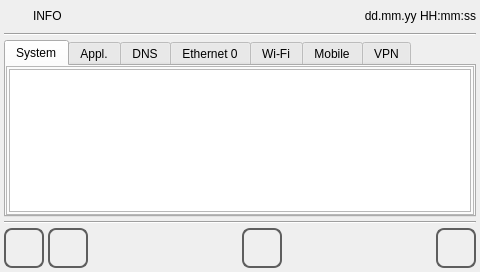
<?xml version="1.0" encoding="UTF-8"?>
<ui version="4.0">
 <class>info</class>
 <widget class="QWidget" name="info">
  <property name="geometry">
   <rect>
    <x>0</x>
    <y>0</y>
    <width>480</width>
    <height>272</height>
   </rect>
  </property>
  <property name="minimumSize">
   <size>
    <width>319</width>
    <height>240</height>
   </size>
  </property>
  <property name="maximumSize">
   <size>
    <width>16777215</width>
    <height>16777215</height>
   </size>
  </property>
  <property name="windowTitle">
   <string>info</string>
  </property>
  <property name="styleSheet">
   <string notr="true">QWidget
{
	font: 11pt &quot;DejaVu Sans&quot;;
}
</string>
  </property>
  <layout class="QVBoxLayout" name="verticalLayout_info">
   <property name="spacing">
    <number>4</number>
   </property>
   <property name="margin">
    <number>4</number>
   </property>
   <item>
    <layout class="QHBoxLayout" name="horizontalLayout">
     <property name="sizeConstraint">
      <enum>QLayout::SetDefaultConstraint</enum>
     </property>
     <item>
      <widget class="QLabel" name="labelIcon">
       <property name="minimumSize">
        <size>
         <width>25</width>
         <height>25</height>
        </size>
       </property>
       <property name="maximumSize">
        <size>
         <width>25</width>
         <height>25</height>
        </size>
       </property>
       <property name="focusPolicy">
        <enum>Qt::NoFocus</enum>
       </property>
       <property name="styleSheet">
        <string notr="true">border-image: url(:/libicons/img/Info.png);</string>
       </property>
       <property name="text">
        <string/>
       </property>
      </widget>
     </item>
     <item>
      <widget class="QLabel" name="labelTitle">
       <property name="sizePolicy">
        <sizepolicy hsizetype="Preferred" vsizetype="Fixed">
         <horstretch>0</horstretch>
         <verstretch>0</verstretch>
        </sizepolicy>
       </property>
       <property name="focusPolicy">
        <enum>Qt::NoFocus</enum>
       </property>
       <property name="text">
        <string>INFO</string>
       </property>
      </widget>
     </item>
     <item>
      <widget class="QLabel" name="labelUserName">
       <property name="text">
        <string/>
       </property>
      </widget>
     </item>
     <item>
      <widget class="QLabel" name="labelDataOra">
       <property name="sizePolicy">
        <sizepolicy hsizetype="Preferred" vsizetype="Fixed">
         <horstretch>0</horstretch>
         <verstretch>0</verstretch>
        </sizepolicy>
       </property>
       <property name="focusPolicy">
        <enum>Qt::NoFocus</enum>
       </property>
       <property name="text">
        <string>dd.mm.yy HH:mm:ss</string>
       </property>
       <property name="alignment">
        <set>Qt::AlignRight|Qt::AlignTrailing|Qt::AlignVCenter</set>
       </property>
      </widget>
     </item>
    </layout>
   </item>
   <item>
    <widget class="Line" name="line">
     <property name="focusPolicy">
      <enum>Qt::NoFocus</enum>
     </property>
     <property name="orientation">
      <enum>Qt::Horizontal</enum>
     </property>
    </widget>
   </item>
   <item>
    <layout class="QHBoxLayout" name="horizontalLayout_4">
     <property name="spacing">
      <number>3</number>
     </property>
     <item>
      <layout class="QVBoxLayout" name="verticalLayout_line">
       <property name="spacing">
        <number>3</number>
       </property>
       <item>
        <widget class="QTabWidget" name="tabWidget">
         <property name="minimumSize">
          <size>
           <width>80</width>
           <height>0</height>
          </size>
         </property>
         <property name="currentIndex">
          <number>0</number>
         </property>
         <widget class="QWidget" name="sys">
          <property name="sizePolicy">
           <sizepolicy hsizetype="MinimumExpanding" vsizetype="MinimumExpanding">
            <horstretch>0</horstretch>
            <verstretch>0</verstretch>
           </sizepolicy>
          </property>
          <attribute name="title">
           <string>System</string>
          </attribute>
          <layout class="QVBoxLayout" name="verticalLayout_sys">
           <property name="spacing">
            <number>0</number>
           </property>
           <property name="margin">
            <number>0</number>
           </property>
           <item>
            <widget class="QFrame" name="frameSYS">
             <property name="sizePolicy">
              <sizepolicy hsizetype="MinimumExpanding" vsizetype="MinimumExpanding">
               <horstretch>0</horstretch>
               <verstretch>0</verstretch>
              </sizepolicy>
             </property>
             <property name="frameShape">
              <enum>QFrame::StyledPanel</enum>
             </property>
             <property name="frameShadow">
              <enum>QFrame::Raised</enum>
             </property>
             <property name="lineWidth">
              <number>1</number>
             </property>
             <layout class="QVBoxLayout" name="verticalLayout_fsys">
              <property name="spacing">
               <number>2</number>
              </property>
              <property name="margin">
               <number>2</number>
              </property>
              <item>
               <widget class="QPlainTextEdit" name="sys_text">
                <property name="sizePolicy">
                 <sizepolicy hsizetype="MinimumExpanding" vsizetype="MinimumExpanding">
                  <horstretch>0</horstretch>
                  <verstretch>0</verstretch>
                 </sizepolicy>
                </property>
                <property name="verticalScrollBarPolicy">
                 <enum>Qt::ScrollBarAsNeeded</enum>
                </property>
                <property name="horizontalScrollBarPolicy">
                 <enum>Qt::ScrollBarAsNeeded</enum>
                </property>
                <property name="readOnly">
                 <bool>true</bool>
                </property>
               </widget>
              </item>
             </layout>
            </widget>
           </item>
          </layout>
         </widget>
         <widget class="QWidget" name="appl">
          <property name="sizePolicy">
           <sizepolicy hsizetype="MinimumExpanding" vsizetype="MinimumExpanding">
            <horstretch>0</horstretch>
            <verstretch>0</verstretch>
           </sizepolicy>
          </property>
          <attribute name="title">
           <string>Appl.</string>
          </attribute>
          <layout class="QVBoxLayout" name="verticalLayout_appl">
           <property name="spacing">
            <number>0</number>
           </property>
           <property name="margin">
            <number>0</number>
           </property>
           <item>
            <widget class="QFrame" name="frameAPPL">
             <property name="sizePolicy">
              <sizepolicy hsizetype="MinimumExpanding" vsizetype="MinimumExpanding">
               <horstretch>0</horstretch>
               <verstretch>0</verstretch>
              </sizepolicy>
             </property>
             <property name="frameShape">
              <enum>QFrame::StyledPanel</enum>
             </property>
             <property name="frameShadow">
              <enum>QFrame::Raised</enum>
             </property>
             <property name="lineWidth">
              <number>1</number>
             </property>
             <layout class="QVBoxLayout" name="verticalLayout_fappl">
              <property name="margin">
               <number>2</number>
              </property>
              <item>
               <widget class="QPlainTextEdit" name="appl_text">
                <property name="sizePolicy">
                 <sizepolicy hsizetype="MinimumExpanding" vsizetype="MinimumExpanding">
                  <horstretch>0</horstretch>
                  <verstretch>0</verstretch>
                 </sizepolicy>
                </property>
                <property name="verticalScrollBarPolicy">
                 <enum>Qt::ScrollBarAsNeeded</enum>
                </property>
                <property name="horizontalScrollBarPolicy">
                 <enum>Qt::ScrollBarAsNeeded</enum>
                </property>
                <property name="readOnly">
                 <bool>true</bool>
                </property>
               </widget>
              </item>
             </layout>
            </widget>
           </item>
          </layout>
         </widget>
         <widget class="QWidget" name="dns">
          <property name="sizePolicy">
           <sizepolicy hsizetype="MinimumExpanding" vsizetype="MinimumExpanding">
            <horstretch>0</horstretch>
            <verstretch>0</verstretch>
           </sizepolicy>
          </property>
          <attribute name="title">
           <string>DNS</string>
          </attribute>
          <layout class="QVBoxLayout" name="verticalLayout_dns">
           <property name="spacing">
            <number>0</number>
           </property>
           <property name="margin">
            <number>0</number>
           </property>
           <item>
            <widget class="QFrame" name="frame">
             <property name="sizePolicy">
              <sizepolicy hsizetype="MinimumExpanding" vsizetype="MinimumExpanding">
               <horstretch>0</horstretch>
               <verstretch>0</verstretch>
              </sizepolicy>
             </property>
             <property name="frameShape">
              <enum>QFrame::StyledPanel</enum>
             </property>
             <property name="frameShadow">
              <enum>QFrame::Raised</enum>
             </property>
             <layout class="QVBoxLayout" name="verticalLayout_fdns">
              <property name="margin">
               <number>2</number>
              </property>
              <item>
               <widget class="QPlainTextEdit" name="dns_text">
                <property name="sizePolicy">
                 <sizepolicy hsizetype="MinimumExpanding" vsizetype="MinimumExpanding">
                  <horstretch>0</horstretch>
                  <verstretch>0</verstretch>
                 </sizepolicy>
                </property>
                <property name="readOnly">
                 <bool>true</bool>
                </property>
               </widget>
              </item>
             </layout>
            </widget>
           </item>
          </layout>
         </widget>
         <widget class="QWidget" name="eth0">
          <property name="sizePolicy">
           <sizepolicy hsizetype="MinimumExpanding" vsizetype="MinimumExpanding">
            <horstretch>0</horstretch>
            <verstretch>0</verstretch>
           </sizepolicy>
          </property>
          <attribute name="title">
           <string>Ethernet 0</string>
          </attribute>
          <layout class="QVBoxLayout" name="verticalLayout_eth0">
           <property name="spacing">
            <number>0</number>
           </property>
           <property name="margin">
            <number>0</number>
           </property>
           <item>
            <widget class="QFrame" name="frameETH0">
             <property name="sizePolicy">
              <sizepolicy hsizetype="MinimumExpanding" vsizetype="MinimumExpanding">
               <horstretch>0</horstretch>
               <verstretch>0</verstretch>
              </sizepolicy>
             </property>
             <property name="frameShape">
              <enum>QFrame::StyledPanel</enum>
             </property>
             <property name="frameShadow">
              <enum>QFrame::Raised</enum>
             </property>
             <property name="lineWidth">
              <number>1</number>
             </property>
             <layout class="QVBoxLayout" name="verticalLayout_feth0">
              <property name="margin">
               <number>2</number>
              </property>
              <item>
               <widget class="QPlainTextEdit" name="eth0_text">
                <property name="sizePolicy">
                 <sizepolicy hsizetype="MinimumExpanding" vsizetype="MinimumExpanding">
                  <horstretch>0</horstretch>
                  <verstretch>0</verstretch>
                 </sizepolicy>
                </property>
                <property name="verticalScrollBarPolicy">
                 <enum>Qt::ScrollBarAsNeeded</enum>
                </property>
                <property name="horizontalScrollBarPolicy">
                 <enum>Qt::ScrollBarAsNeeded</enum>
                </property>
                <property name="readOnly">
                 <bool>true</bool>
                </property>
               </widget>
              </item>
             </layout>
            </widget>
           </item>
          </layout>
         </widget>
         <widget class="QWidget" name="wlan0">
          <property name="sizePolicy">
           <sizepolicy hsizetype="MinimumExpanding" vsizetype="MinimumExpanding">
            <horstretch>0</horstretch>
            <verstretch>0</verstretch>
           </sizepolicy>
          </property>
          <attribute name="title">
           <string>Wi-Fi</string>
          </attribute>
          <layout class="QVBoxLayout" name="verticalLayout_wlan0">
           <property name="spacing">
            <number>0</number>
           </property>
           <item>
            <widget class="QFrame" name="frameWLAN0">
             <property name="sizePolicy">
              <sizepolicy hsizetype="MinimumExpanding" vsizetype="MinimumExpanding">
               <horstretch>0</horstretch>
               <verstretch>0</verstretch>
              </sizepolicy>
             </property>
             <property name="frameShape">
              <enum>QFrame::StyledPanel</enum>
             </property>
             <property name="frameShadow">
              <enum>QFrame::Raised</enum>
             </property>
             <property name="lineWidth">
              <number>1</number>
             </property>
             <layout class="QVBoxLayout" name="verticalLayout_fwlan0">
              <property name="margin">
               <number>2</number>
              </property>
              <item>
               <widget class="QPlainTextEdit" name="wlan0_text">
                <property name="sizePolicy">
                 <sizepolicy hsizetype="MinimumExpanding" vsizetype="MinimumExpanding">
                  <horstretch>0</horstretch>
                  <verstretch>0</verstretch>
                 </sizepolicy>
                </property>
                <property name="readOnly">
                 <bool>true</bool>
                </property>
               </widget>
              </item>
             </layout>
            </widget>
           </item>
          </layout>
         </widget>
         <widget class="QWidget" name="ppp0">
          <property name="sizePolicy">
           <sizepolicy hsizetype="MinimumExpanding" vsizetype="MinimumExpanding">
            <horstretch>0</horstretch>
            <verstretch>0</verstretch>
           </sizepolicy>
          </property>
          <attribute name="title">
           <string>Mobile</string>
          </attribute>
          <layout class="QVBoxLayout" name="verticalLayout_ppp0">
           <property name="spacing">
            <number>0</number>
           </property>
           <property name="margin">
            <number>0</number>
           </property>
           <item>
            <widget class="QFrame" name="framePPP0">
             <property name="sizePolicy">
              <sizepolicy hsizetype="MinimumExpanding" vsizetype="MinimumExpanding">
               <horstretch>0</horstretch>
               <verstretch>0</verstretch>
              </sizepolicy>
             </property>
             <property name="frameShape">
              <enum>QFrame::StyledPanel</enum>
             </property>
             <property name="frameShadow">
              <enum>QFrame::Raised</enum>
             </property>
             <property name="lineWidth">
              <number>1</number>
             </property>
             <layout class="QVBoxLayout" name="verticalLayout_fppp0">
              <property name="margin">
               <number>2</number>
              </property>
              <item>
               <widget class="QPlainTextEdit" name="ppp0_text">
                <property name="sizePolicy">
                 <sizepolicy hsizetype="MinimumExpanding" vsizetype="MinimumExpanding">
                  <horstretch>0</horstretch>
                  <verstretch>0</verstretch>
                 </sizepolicy>
                </property>
                <property name="readOnly">
                 <bool>true</bool>
                </property>
               </widget>
              </item>
             </layout>
            </widget>
           </item>
          </layout>
         </widget>
         <widget class="QWidget" name="tun0">
          <property name="sizePolicy">
           <sizepolicy hsizetype="MinimumExpanding" vsizetype="MinimumExpanding">
            <horstretch>0</horstretch>
            <verstretch>0</verstretch>
           </sizepolicy>
          </property>
          <attribute name="title">
           <string>VPN</string>
          </attribute>
          <layout class="QVBoxLayout" name="verticalLayout_tun0">
           <property name="spacing">
            <number>0</number>
           </property>
           <property name="margin">
            <number>0</number>
           </property>
           <item>
            <widget class="QFrame" name="frameTUN0">
             <property name="sizePolicy">
              <sizepolicy hsizetype="MinimumExpanding" vsizetype="MinimumExpanding">
               <horstretch>0</horstretch>
               <verstretch>0</verstretch>
              </sizepolicy>
             </property>
             <property name="frameShape">
              <enum>QFrame::StyledPanel</enum>
             </property>
             <property name="frameShadow">
              <enum>QFrame::Raised</enum>
             </property>
             <property name="lineWidth">
              <number>1</number>
             </property>
             <layout class="QVBoxLayout" name="verticalLayout_ftun0">
              <property name="margin">
               <number>2</number>
              </property>
              <item>
               <widget class="QPlainTextEdit" name="tun0_text">
                <property name="sizePolicy">
                 <sizepolicy hsizetype="MinimumExpanding" vsizetype="MinimumExpanding">
                  <horstretch>0</horstretch>
                  <verstretch>0</verstretch>
                 </sizepolicy>
                </property>
                <property name="readOnly">
                 <bool>true</bool>
                </property>
               </widget>
              </item>
             </layout>
            </widget>
           </item>
          </layout>
         </widget>
        </widget>
       </item>
       <item>
        <layout class="QFormLayout" name="formLayout">
         <property name="fieldGrowthPolicy">
          <enum>QFormLayout::AllNonFixedFieldsGrow</enum>
         </property>
         <property name="formAlignment">
          <set>Qt::AlignLeading|Qt::AlignLeft|Qt::AlignVCenter</set>
         </property>
         <property name="horizontalSpacing">
          <number>0</number>
         </property>
         <property name="verticalSpacing">
          <number>0</number>
         </property>
        </layout>
       </item>
      </layout>
     </item>
    </layout>
   </item>
   <item>
    <widget class="Line" name="line_4">
     <property name="focusPolicy">
      <enum>Qt::NoFocus</enum>
     </property>
     <property name="orientation">
      <enum>Qt::Horizontal</enum>
     </property>
    </widget>
   </item>
   <item>
    <layout class="QHBoxLayout" name="horizontalLayout_2">
     <property name="spacing">
      <number>4</number>
     </property>
     <item>
      <widget class="QPushButton" name="pushButtonHome">
       <property name="sizePolicy">
        <sizepolicy hsizetype="Minimum" vsizetype="Fixed">
         <horstretch>60</horstretch>
         <verstretch>60</verstretch>
        </sizepolicy>
       </property>
       <property name="minimumSize">
        <size>
         <width>40</width>
         <height>40</height>
        </size>
       </property>
       <property name="maximumSize">
        <size>
         <width>40</width>
         <height>40</height>
        </size>
       </property>
       <property name="focusPolicy">
        <enum>Qt::NoFocus</enum>
       </property>
       <property name="styleSheet">
        <string notr="true">QPushButton
{
border: 2px solid  rgb(94, 94, 94);
border-radius: 8px;
qproperty-icon: url(:/libicons/img/Home.png);
qproperty-iconSize: 24px 24px;
qproperty-focusPolicy: NoFocus;
}
QPushButton:pressed
{
border: 2px solid  rgb(194, 194, 194);
background-color:  rgb(255, 255, 127);
}
QPushButton:disabled
{
border: 2px solid  rgb(194, 194, 194);
}
</string>
       </property>
       <property name="text">
        <string/>
       </property>
      </widget>
     </item>
     <item>
      <widget class="QPushButton" name="pushButtonBack">
       <property name="sizePolicy">
        <sizepolicy hsizetype="Minimum" vsizetype="Fixed">
         <horstretch>60</horstretch>
         <verstretch>60</verstretch>
        </sizepolicy>
       </property>
       <property name="minimumSize">
        <size>
         <width>40</width>
         <height>40</height>
        </size>
       </property>
       <property name="maximumSize">
        <size>
         <width>40</width>
         <height>40</height>
        </size>
       </property>
       <property name="focusPolicy">
        <enum>Qt::NoFocus</enum>
       </property>
       <property name="styleSheet">
        <string notr="true">QPushButton
{
border: 2px solid  rgb(94, 94, 94);
border-radius: 8px;
qproperty-icon: url(:/libicons/img/Go_back.png);
qproperty-iconSize: 24px 24px;
qproperty-focusPolicy: NoFocus;
}
QPushButton:pressed
{
border: 2px solid  rgb(194, 194, 194);
background-color:  rgb(255, 255, 127);
}
QPushButton:disabled
{
border: 2px solid  rgb(194, 194, 194);
}
</string>
       </property>
       <property name="text">
        <string/>
       </property>
      </widget>
     </item>
     <item>
      <spacer name="horizontalSpacer">
       <property name="focusPolicy">
        <enum>Qt::NoFocus</enum>
       </property>
       <property name="orientation">
        <enum>Qt::Horizontal</enum>
       </property>
       <property name="sizeHint" stdset="0">
        <size>
         <width>40</width>
         <height>20</height>
        </size>
       </property>
      </spacer>
     </item>
     <item>
      <widget class="QPushButton" name="pushButtonRefresh">
       <property name="sizePolicy">
        <sizepolicy hsizetype="Minimum" vsizetype="Fixed">
         <horstretch>60</horstretch>
         <verstretch>60</verstretch>
        </sizepolicy>
       </property>
       <property name="minimumSize">
        <size>
         <width>40</width>
         <height>40</height>
        </size>
       </property>
       <property name="maximumSize">
        <size>
         <width>40</width>
         <height>40</height>
        </size>
       </property>
       <property name="focusPolicy">
        <enum>Qt::NoFocus</enum>
       </property>
       <property name="styleSheet">
        <string notr="true">QPushButton
{
border: 2px solid  rgb(94, 94, 94);
border-radius: 8px;
qproperty-icon: url(:/libicons/img/Refresh.png);
qproperty-iconSize: 24px 24px;
qproperty-focusPolicy: NoFocus;
}
QPushButton:pressed
{
border: 2px solid  rgb(194, 194, 194);
background-color:  rgb(255, 255, 127);
}
QPushButton:disabled
{
border: 2px solid  rgb(194, 194, 194);
}
</string>
       </property>
       <property name="text">
        <string/>
       </property>
      </widget>
     </item>
     <item>
      <spacer name="horizontalSpacer_3">
       <property name="orientation">
        <enum>Qt::Horizontal</enum>
       </property>
       <property name="sizeHint" stdset="0">
        <size>
         <width>40</width>
         <height>20</height>
        </size>
       </property>
      </spacer>
     </item>
     <item>
      <widget class="QPushButton" name="pushButtonQrc">
       <property name="sizePolicy">
        <sizepolicy hsizetype="Minimum" vsizetype="Fixed">
         <horstretch>60</horstretch>
         <verstretch>60</verstretch>
        </sizepolicy>
       </property>
       <property name="minimumSize">
        <size>
         <width>40</width>
         <height>40</height>
        </size>
       </property>
       <property name="maximumSize">
        <size>
         <width>40</width>
         <height>40</height>
        </size>
       </property>
       <property name="focusPolicy">
        <enum>Qt::NoFocus</enum>
       </property>
       <property name="styleSheet">
        <string notr="true">QPushButton
{
border: 2px solid  rgb(94, 94, 94);
border-radius: 8px;
qproperty-icon: url(:/libicons/img/Camera.png);
qproperty-iconSize: 24px 24px;
qproperty-focusPolicy: NoFocus;
}
QPushButton:pressed
{
border: 2px solid  rgb(194, 194, 194);
background-color:  rgb(255, 255, 127);
}
QPushButton:disabled
{
border: 2px solid  rgb(194, 194, 194);
}
</string>
       </property>
       <property name="text">
        <string/>
       </property>
      </widget>
     </item>
    </layout>
   </item>
  </layout>
 </widget>
 <resources/>
 <connections/>
</ui>
